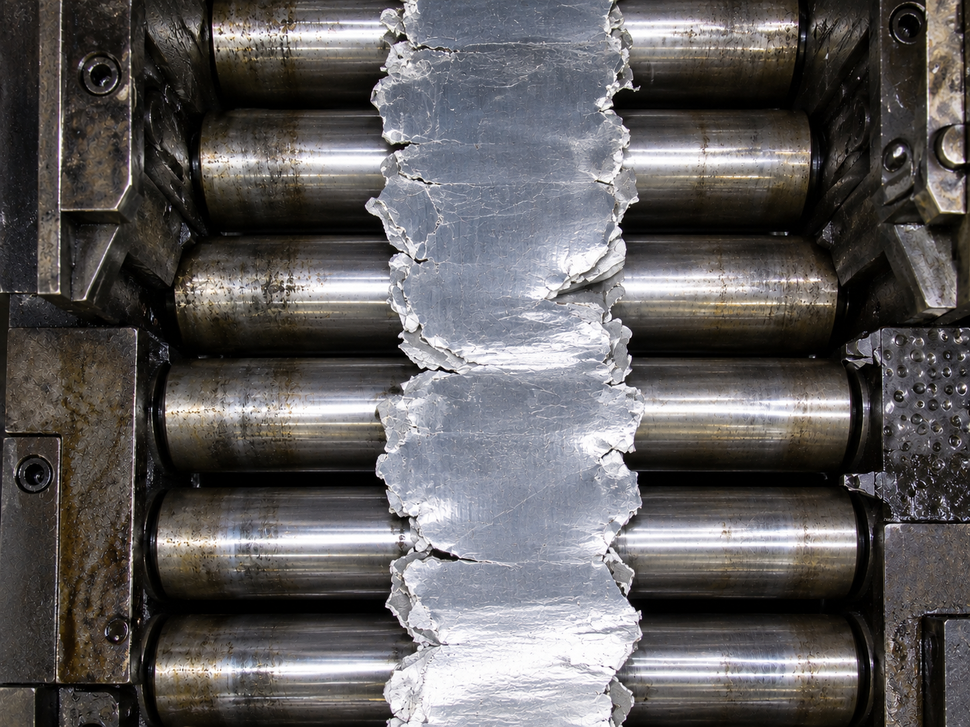
#> input picture projects/opencv-grabcut/experiments/input_ai.png, 970 x 727 px, shrunk from 1448 x 1086 before the run
$ python ex09_vertical_open.py
#> lines starting #> are read from the running program, lines starting #| are printed output that depends on the picture; after the words box and inside, x2 and y2 are one past the last pixel; in counts of white or black regions, pixels touching at a corner belong together
"""初期指定を改善したGrabCutに縦オープニングを追加して比較する."""

import sys
from pathlib import Path

import cv2 as cv
import numpy as np

INPUT_PATH = "input_ai.png"
OUTPUT_PREFIX = "result_09"
ITERATIONS = 5
RANDOM_SEED = 0
LEFT = 0.33
RIGHT = 0.72
TOP = 0.0
BOTTOM = 1.0
FOREGROUND_RECTS = (
    (0.49, 0.12, 0.55, 0.20),
    (0.49, 0.58, 0.55, 0.66),
    (0.49, 0.88, 0.55, 0.94),
)
BACKGROUND_RECTS = (
    (0.34, 0.0, 0.365, 1.0),
    (0.675, 0.0, 0.71, 1.0),
)
VERTICAL_SIZE = 41

if VERTICAL_SIZE < 1 or VERTICAL_SIZE % 2 == 0:
    msg = "VERTICAL_SIZEは1以上の奇数にしてください"
    raise ValueError(msg)
directory = Path(__file__).resolve().parent
image = cv.imread(str(directory / INPUT_PATH))
#> image is the input picture: shape (727, 970, 3); mean B, G, R 92.6, 92.3, 95
if image is None:
    msg = f"入力画像が見つかりません: {directory / INPUT_PATH}"
    raise FileNotFoundError(msg)
h, w = image.shape[:2]
#> h = 727; w = 970
labels = np.full((h, w), cv.GC_BGD, np.uint8)
for label, rectangles in (
    (cv.GC_PR_FGD, ((LEFT, TOP, RIGHT, BOTTOM),)),
    (cv.GC_BGD, BACKGROUND_RECTS),
    (cv.GC_FGD, FOREGROUND_RECTS),
):
    for left, top, right, bottom in rectangles:
        if not (0 <= left < right <= 1 and 0 <= top < bottom <= 1):
            msg = "矩形は0〜1の範囲で左 < 右、上 < 下にしてください"
            raise ValueError(msg)
        x0, y0 = int(w * left), int(h * top)
        x1, y1 = int(w * right), int(h * bottom)
        if x0 >= x1 or y0 >= y1:
            msg = "指定した矩形が1画素未満になっています"
            raise ValueError(msg)
        labels[y0:y1, x0:x1] = label
palette = np.array(
    [(255, 80, 0), (0, 255, 0), (64, 64, 64), (0, 165, 255)], dtype=np.uint8
)
initial = cv.addWeighted(image, 0.65, palette[labels], 0.35, 0)
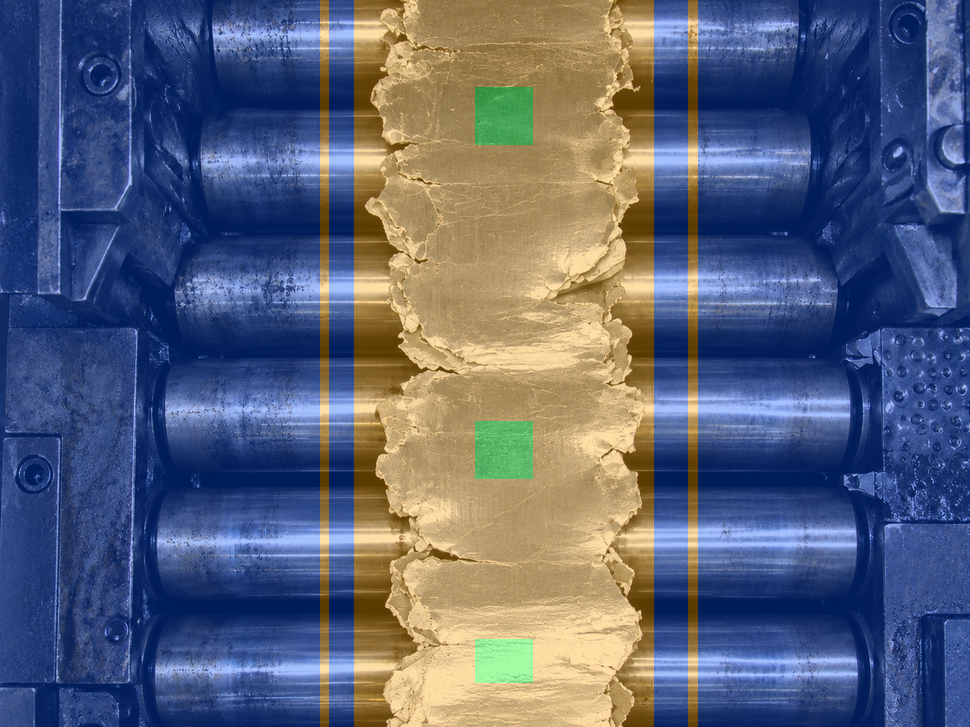
#> initial: shape (727, 970, 3); mean B, G, R 120.1, 98.2, 89.9

background = np.zeros((1, 65), np.float64)
foreground = np.zeros((1, 65), np.float64)
cv.setRNGSeed(RANDOM_SEED)
cv.grabCut(
    image,
    labels,
    (0, 0, 1, 1),
    background,
    foreground,
    ITERATIONS,
    cv.GC_INIT_WITH_MASK,
)
raw_mask = np.isin(labels, (cv.GC_FGD, cv.GC_PR_FGD)).astype(np.uint8) * 255
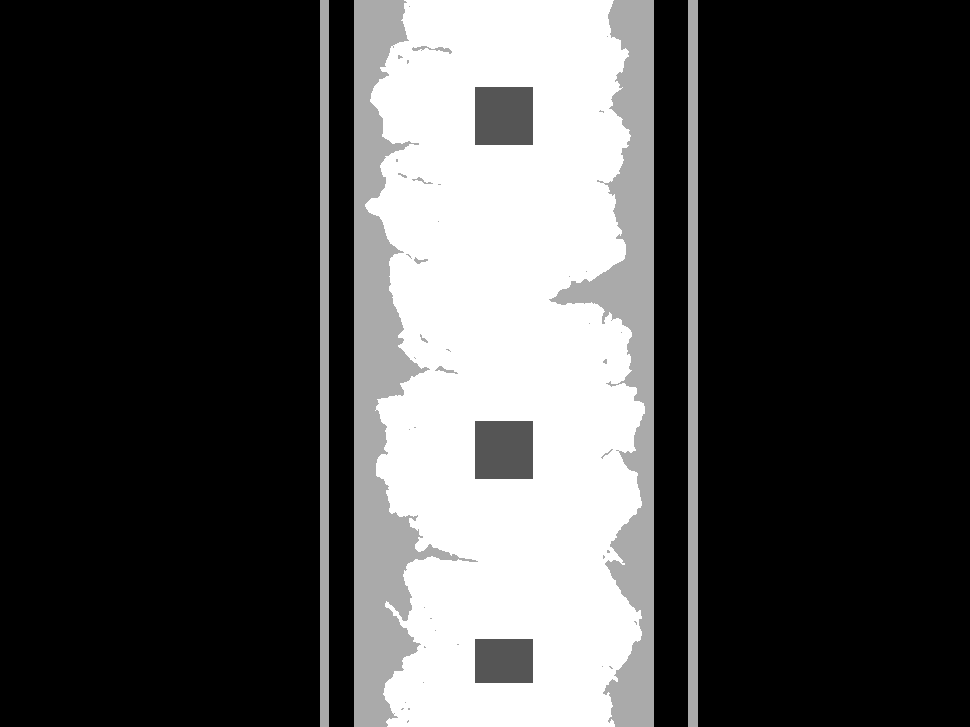
#> labels: shape (727, 970); min 0, max 3, mean 0.864; drawn with min black and max white
count, components, stats, _ = cv.connectedComponentsWithStats(raw_mask)
#> count = 2
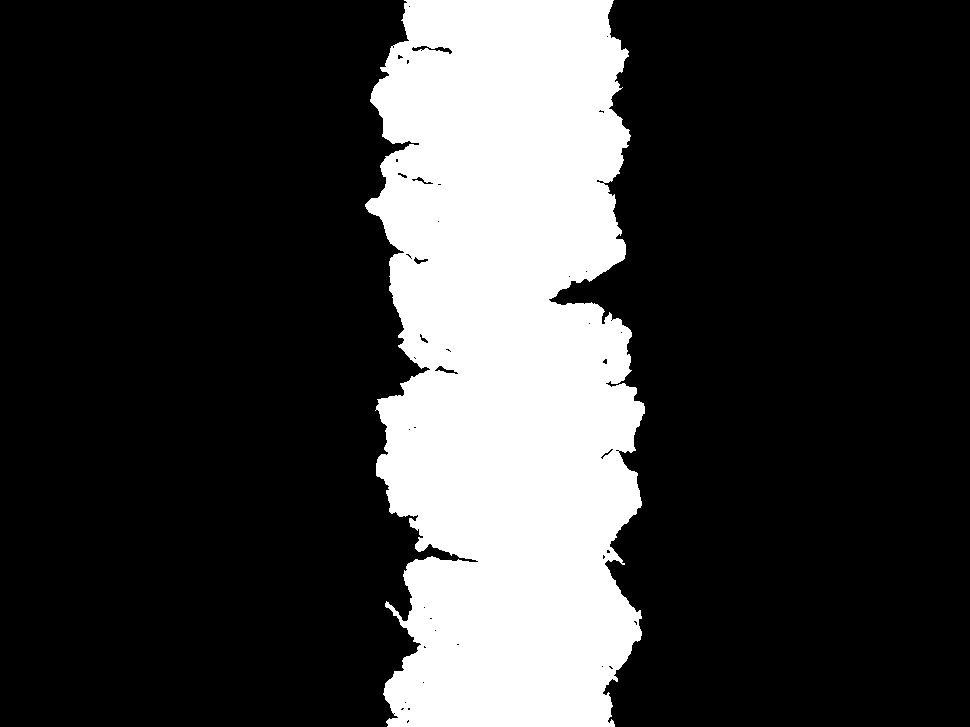
#> raw_mask: shape (727, 970); 23.3% white; 1 white region, box (x1, y1, x2, y2) and area: (365, 0, 645, 727) 164083
if count <= 1:
    msg = "試料の領域が見つかりません"
    raise ValueError(msg)
largest = int(np.argmax(stats[1:, cv.CC_STAT_AREA])) + 1
#> largest = 1
before_mask = (components == largest).astype(np.uint8) * 255
kernel = cv.getStructuringElement(cv.MORPH_RECT, (1, VERTICAL_SIZE))
opened = cv.morphologyEx(before_mask, cv.MORPH_OPEN, kernel)
count, components, stats, _ = cv.connectedComponentsWithStats(opened)
#> count = 4
#> opened: shape (727, 970); 22.4% white; 3 white regions
if count <= 1:
    msg = "オープニング後に試料が消えました。VERTICAL_SIZEを小さくしてください"
    raise ValueError(msg)
largest = int(np.argmax(stats[1:, cv.CC_STAT_AREA])) + 1
mask = (components == largest).astype(np.uint8) * 255
removed = ((before_mask > 0) & (mask == 0)).astype(np.uint8) * 255
changes = image.copy()
changes[removed > 0] = (255, 0, 255)
#> changes: shape (727, 970, 3); 1.08% of pixels changed, all inside (x1, y1, x2, y2) = (365, 0, 645, 727)
contours, _ = cv.findContours(mask, cv.RETR_EXTERNAL, cv.CHAIN_APPROX_SIMPLE)
#> mask: shape (727, 970); 22.2% white; 1 white region, box (x1, y1, x2, y2) and area: (383, 0, 637, 727) 156443
outline = image.copy()
cv.drawContours(outline, contours, -1, (0, 0, 255), 2)
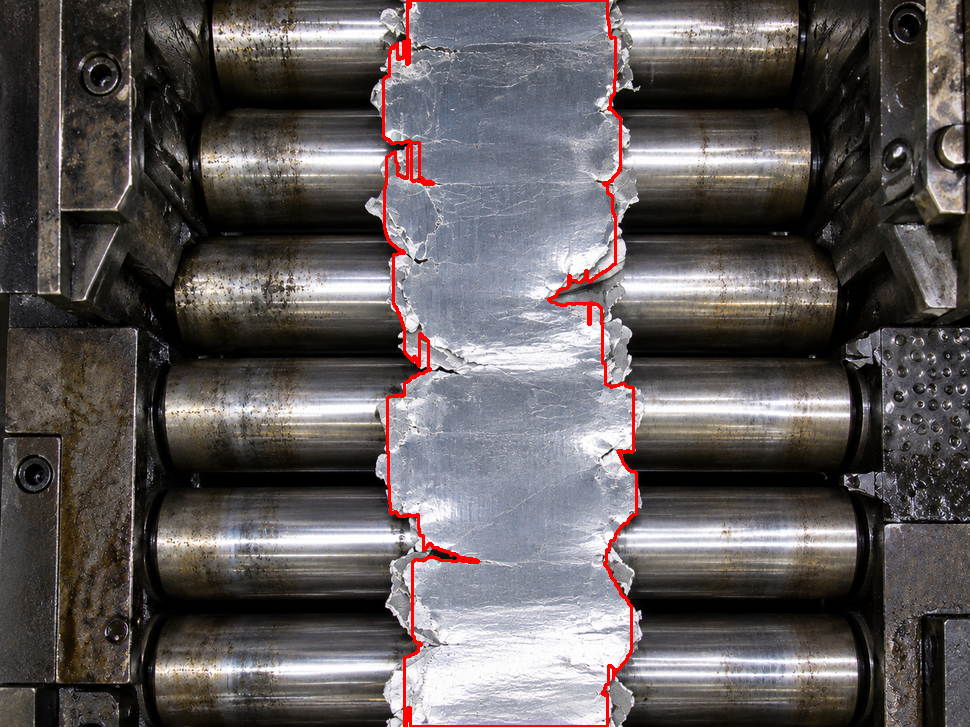
#> outline: shape (727, 970, 3); 1.2% of pixels changed, all inside (x1, y1, x2, y2) = (382, 0, 638, 727)
cutout = cv.bitwise_and(image, image, mask=mask)
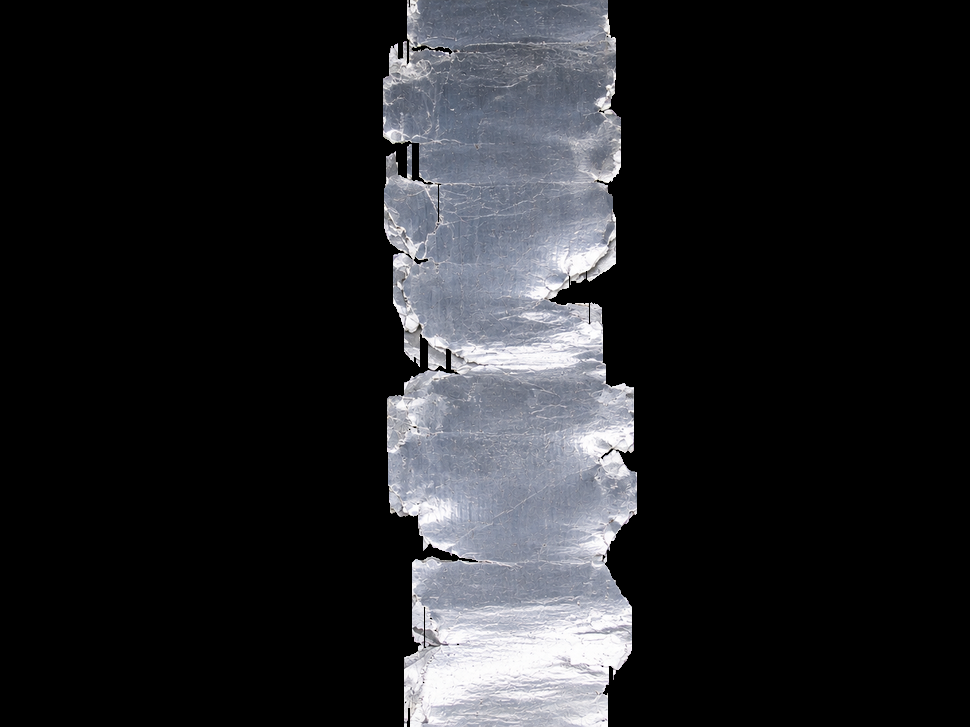
#> cutout: shape (727, 970, 3); mean B, G, R 38.5, 35.8, 34.9

outputs = {
    "initial": initial,
    "raw_mask": raw_mask,
    "before_mask": before_mask,
    "mask": mask,
    "removed": removed,
    "changes": changes,
    "outline": outline,
    "cutout": cutout,
}
output_directory = directory / "results"
output_directory.mkdir(parents=True, exist_ok=True)
for suffix, output in outputs.items():
    path = output_directory / f"{OUTPUT_PREFIX}_{suffix}.png"
    if not cv.imwrite(str(path), output):
        msg = f"画像を保存できません: {path}"
        raise OSError(msg)
#> this loop made 8 passes
#> suffix on passes 1 to 8: 'initial', 'raw_mask', 'before_mask', 'mask', 'removed', 'changes', 'outline', 'cutout'
sys.stdout.write(
    f"{OUTPUT_PREFIX}: foreground={np.count_nonzero(mask)} px, "
    f"removed={np.count_nonzero(removed)} px\n"
)
#| result_09: foreground=156443 px, removed=7640 px
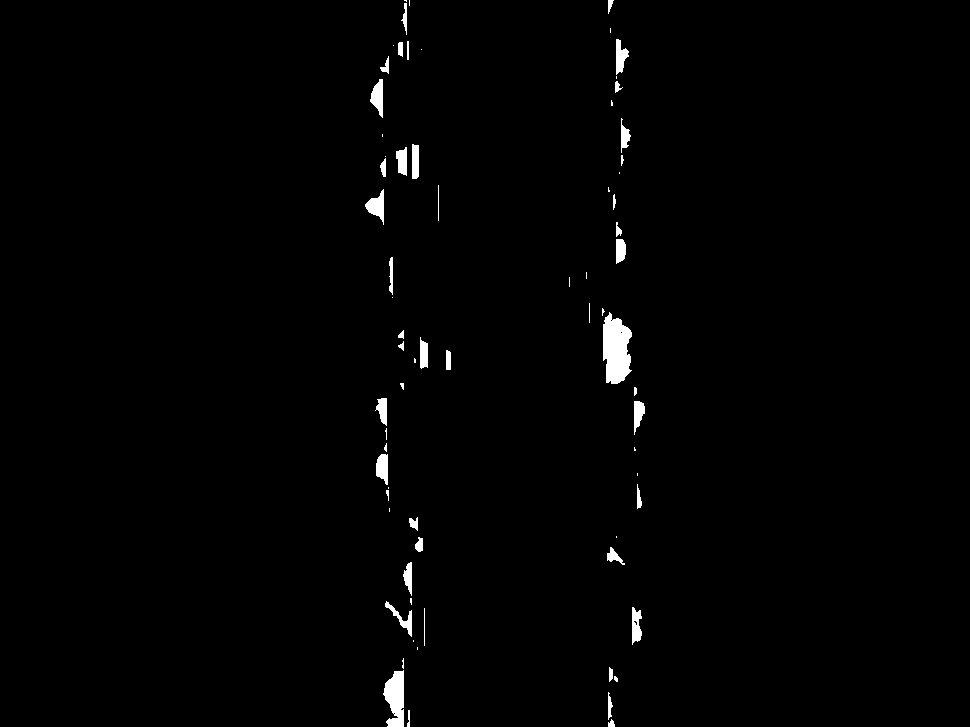
#> removed: shape (727, 970); 1.1% white; 72 white regions (29 under 20 px), largest, box (x1, y1, x2, y2) and area: (603, 312, 632, 384) 1552, (383, 670, 404, 727) 860, (365, 189, 384, 225) 337
